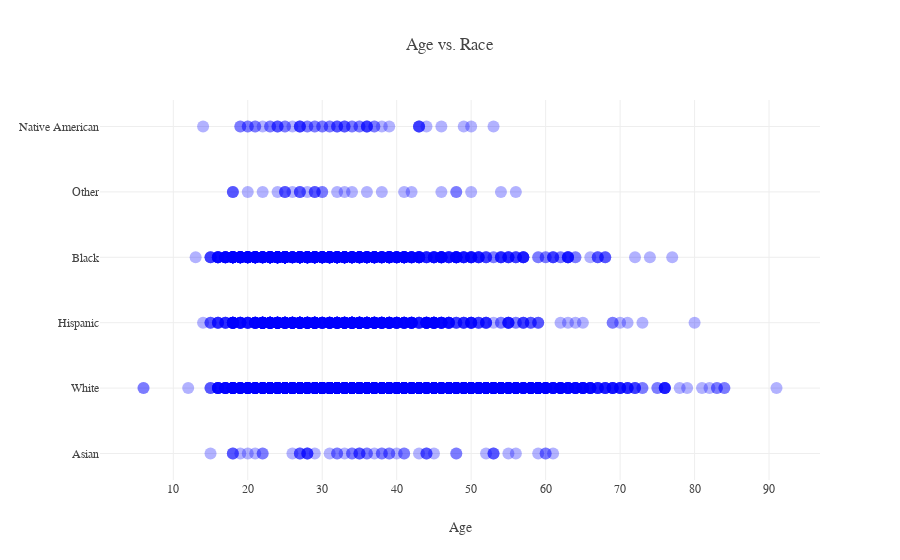

Write notebook code for a chart like this one.
### Markdown cell above
## Age vs. Race
---

Look at each race in the dataset and plot the age of each person. Here we can easily see the oldest and youngest person killed and the density of the ages too (darker dots means more people in that age range).

### Code cell
# Create temporary copy of data for this plot only
temp = data.copy()
temp = temp.dropna(axis=0)
trace1 = go.Scatter(x = temp['age'].astype(int),
                    y = temp['race'],
                    mode = 'markers',
                    marker = dict(color = "blue",
                                  opacity=0.3,
                                  size = 12),
                    name = "Age vs. Race",
                   )

layout = go.Layout(font = dict(family = "Overpass"),
                   title = "Age vs. Race",
                   hovermode = 'closest',
                   margin = dict(l = 100),
                   xaxis = dict(title = 'Age')
                  )

fig = go.FigureWidget(data=[trace1], layout=layout)
plotly.offline.iplot(fig, show_link=False, image='png', filename='age-vs-race')

### Figure 1 — Plotly figure (JSON) as saved in the notebook; plotly's stock layout.template omitted (floating-point values rounded to 4 significant figures; data arrays with more than 128 entries replaced by an {"elided": "..."} marker saying what was removed)
{"data": [{"marker": {"color": "blue", "opacity": 0.3, "size": 12}, "mode": "markers", "name": "Age vs. Race", "type": "scatter", "uid": "dc3c12a3-60df-421b-ad3c-373e040f8861", "x": {"elided": "3191 int values"}, "y": {"elided": "3191 str values"}}], "layout": {"font": {"family": "Overpass"}, "hovermode": "closest", "margin": {"l": 100}, "title": "Age vs. Race", "xaxis": {"title": "Age"}}}
